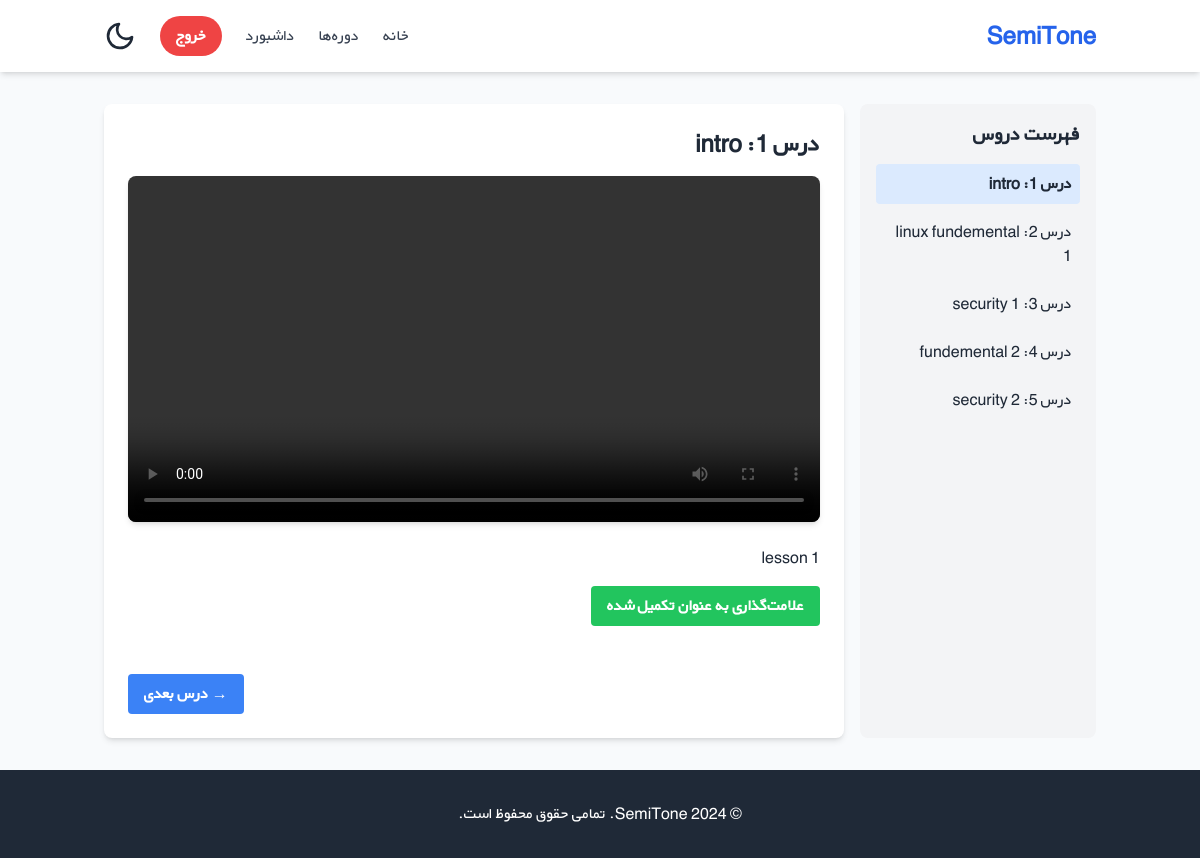
/lesson.php?course_id=7&video_id=13 (signed in), run on the app's committed database.
### tables this page shows
CREATE TABLE videos (
            id INTEGER PRIMARY KEY AUTOINCREMENT,
            course_id INTEGER,
            url TEXT NOT NULL,
            title TEXT,
            description TEXT,
            order_index INTEGER,
            FOREIGN KEY (course_id) REFERENCES courses(id) ON DELETE CASCADE
        );

### lesson.php (the view, shortened to what this page needs)
<?php
$courseId = intval($_GET['course_id']);
$videoId = intval($_GET['video_id']);
$username = $_SESSION['username'];
try {
    $db = Database::getInstance();
    $conn = $db->getConnection();
    $stmt = $conn->prepare('
        SELECT * FROM videos
        WHERE id = :video_id AND course_id = :course_id
    ');
    $stmt->bindValue(':video_id', $videoId, SQLITE3_INTEGER);
    $stmt->bindValue(':course_id', $courseId, SQLITE3_INTEGER);
    $result = $stmt->execute();
    $currentVideo = $result->fetchArray(SQLITE3_ASSOC);
    $stmt = $conn->prepare('
        SELECT
            v.*,
            CASE WHEN p.video_id IS NOT NULL THEN 1 ELSE 0 END as completed
        FROM videos v
        LEFT JOIN progress p ON v.id = p.video_id
            AND p.course_id = :course_id
            AND p.user_username = :username
        WHERE v.course_id = :course_id
        ORDER BY v.order_index ASC
    ');
    $stmt->bindValue(':course_id', $courseId, SQLITE3_INTEGER);
    $stmt->bindValue(':username', $username, SQLITE3_TEXT);
    $result = $stmt->execute();
    $videos = [];
    while ($row = $result->fetchArray(SQLITE3_ASSOC)) {
        $videos[] = $row;
    }
    $currentIndex = array_search($videoId, array_column($videos, 'id'));
    $nextVideo = $currentIndex < count($videos) - 1 ? $videos[$currentIndex + 1] : null;
    include('header.php');
    ?>
    <div class="container mx-auto px-4 py-8" dir="rtl">
        <div class="grid grid-cols-1 md:grid-cols-4 gap-4">
            <div class="col-span-1 bg-gray-100 p-4 rounded-lg">
                <h2 class="text-xl font-bold mb-4">فهرست دروس</h2>
                <ul class="space-y-2">
                    <?php foreach ($videos as $index => $video): ?>
                        <li>
                            <a href="lesson.php?course_id=<?php echo $courseId; ?>&video_id=<?php echo $video['id']; ?>"
                               class="block p-2 rounded <?php echo $video['id'] == $videoId ? 'bg-blue-100 font-semibold' : 'hover:bg-gray-200'; ?>
                                      <?php echo $video['completed'] ? 'text-green-600' : ''; ?> transition duration-200">
                                درس <?php echo $index + 1; ?>: <?php echo htmlspecialchars($video['title']); ?>
                            </a>
                        </li>
                    <?php endforeach; ?>
                </ul>
            </div>
            <div class="col-span-1 md:col-span-3 bg-white p-6 rounded-lg shadow-md">
                <h1 class="text-2xl font-bold mb-4">درس <?php echo $currentIndex + 1; ?>: <?php echo htmlspecialchars($currentVideo['title']); ?></h1>
                <div class="aspect-w-16 aspect-h-9 mb-6">
                    <video id="lessonVideo" controls class="w-full rounded-lg shadow-md">
                        <source src="<?php echo htmlspecialchars($currentVideo['url']); ?>" type="video/mp4">
                    </video>
                </div>
                <p class="mb-4"><?php echo nl2br(htmlspecialchars($currentVideo['description'])); ?></p>
                <button id="markCompleteBtn" class="bg-green-500 hover:bg-green-600 text-white font-bold py-2 px-4 rounded transition duration-200 mb-4">
                    علامت‌گذاری به عنوان تکمیل شده
                </button>
                <div class="flex justify-between mt-8">
                    <?php if ($nextVideo): ?>
                        <a href="lesson.php?course_id=<?php echo $courseId; ?>&video_id=<?php echo $nextVideo['id']; ?>"
                           class="bg-blue-500 hover:bg-blue-600 text-white font-bold py-2 px-4 rounded transition duration-200">
                            &rarr; درس بعدی
                        </a>
                    <?php endif; ?>
                </div>
            </div>
        </div>
    </div>
    <?php include('footer.php');
} catch (Exception $e) {
    custom_error_log("Error in lesson.php: " . $e->getMessage());
    echo "Error loading lesson. Please try again later.";
}
?>

### header.php (style rules this page uses)
body { font-family: 'BYekan', sans-serif; }
body.light-mode { background-color: #f8fafc; color: #1f2937; }

### data on the page
videos: title "intro", description "lesson 1"
videos: title "linux fundemental 1"
videos: title "security 1"
videos: title "fundemental 2"
videos: title "security 2"

### other printed values
$currentIndex + 1 "1"
